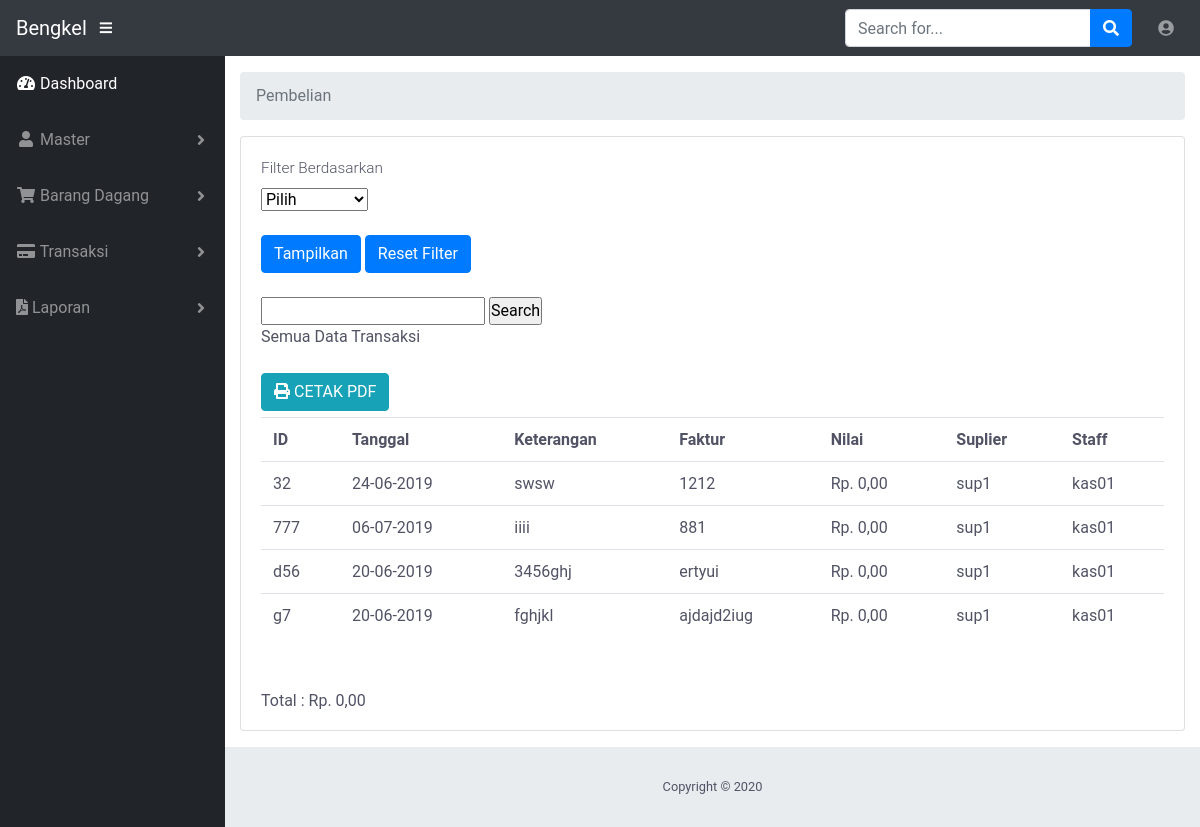
Screenshot of /index.php/pembelian with the database file from the repository.
### tables this page shows
CREATE TABLE `pembelian` (
  `id` varchar(10) NOT NULL,
  `tanggal` datetime NOT NULL,
  `keterangan` varchar(225) NOT NULL,
  `faktur` varchar(10) NOT NULL,
  `nilai` int(11) NOT NULL,
  `suplier` varchar(10) NOT NULL,
  `staff` varchar(10) NOT NULL
);

### application/controllers/Pembelian.php (called while the page is built, shortened)
<?php if ( ! defined('BASEPATH')) exit('No direct script access allowed');
class Pembelian extends CI_Controller {
	public function __construct(){
		$this->load->model('PembelianModel');
        $this->load->model('m_kat');
        $this->load->view('templates/footer');
	}
	public function index(){
        if(isset($_GET['filter']) && ! empty($_GET['filter'])){
            $filter = $_GET['filter'];
            if($filter == '1'){
                $tgl = $_GET['tanggal'];
                $ket = 'Data Transaksi Tanggal '.date('d-m-y', strtotime($tgl));
                $url_cetak = 'pembelian/cetak?filter=1&tanggal='.$tgl;
                $transaksi = $this->PembelianModel->view_by_date($tgl);
            }else if($filter == '2'){
                $bulan = $_GET['bulan'];
                $tahun = $_GET['tahun'];
                $nama_bulan = array('', 'Januari','Februari','Maret','April','Mei','Juni','Juli','Agustus','September','Oktober','November','Desember');
                $ket = 'Data Transaksi Bulan '.$nama_bulan[$bulan].' '.$tahun;
                $url_cetak = 'pembelian/cetak?filter=2&bulan='.$bulan.'&tahun='.$tahun;
                $transaksi = $this->PembelianModel->view_by_month($bulan, $tahun);
            }else{
                $tahun = $_GET['tahun'];
                $ket = 'Data Transaksi Tahun '.$tahun;
                $url_cetak = 'pembelian/cetak?filter=3&tahun='.$tahun;
                $transaksi = $this->PembelianModel->view_by_year($tahun);
            }
        }else{
            $ket = 'Semua Data Transaksi';
            $url_cetak = 'pembelian/cetak';
            $transaksi = $this->PembelianModel->view_all();
        }
		$data['ket'] = $ket;
		$data['url_cetak'] = base_url($url_cetak);
		$data['transaksi'] = $transaksi;
        $data['option_tahun'] = $this->PembelianModel->option_tahun();
        $data['kategori'] = $this->m_kat->view();
		$this->load->view('beli', $data);
	}
}

### index.php (called while the page is built, shortened)
<?php
require_once BASEPATH.'core/CodeIgniter.php';

### application/models/PembelianModel.php (called while the page is built, shortened)
<?php if ( ! defined('BASEPATH')) exit('No direct script access allowed');
class PembelianModel extends CI_Model {
	public function view_all(){
		return $this->db->get("pembelian")->result();
	}
    public function option_tahun(){
        $this->db->select('YEAR(tanggal) AS tahun');
        $this->db->from('pembelian');
        $this->db->order_by('YEAR(tanggal)');
        $this->db->group_by('YEAR(tanggal)');
        return $this->db->get()->result();
    }
}

### application/views/beli.php (the view, shortened to what this page needs)
    <link rel="stylesheet" href="<?php echo base_url('assets/jquery-ui/jquery-ui.min.css'); ?>" />
<body id="page-top">
    <div id="wrapper">
        <div id="content-wrapper">
            <div class="container-fluid">
            <div class="card mb-3">
                <div class="card-body">
                     <div class="table-responsive">
    <form method="get" action="">
        <label>Filter Berdasarkan</label><br>
        <select name="filter" id="filter">
            <option value="">Pilih</option>
        </select>
        <br /><br />
        <button class="btn btn-primary" type="submit">Tampilkan</button>
        <a class="btn btn-primary" href="<?php echo base_url("pembelian"); ?>">Reset Filter</a>
    </form>
    <br/>
    <form action="<?php echo site_url('pembelian/search');?>" method = "post">
        <input type="text" name = "search" />
        <input type="submit" value = "Search" />
    </form>
    <b><?php echo $ket; ?></b><br /><br />
     <a class="btn btn-info" href="<?php echo $url_cetak; ?>"> <i class="fas fa-print"></i> CETAK PDF</a><br />
    <table class="table table-hover" id="dataTable" width="50%" cellspacing="0">
    <tr>
        <th>ID</th>
        <th>Tanggal</th>
        <th>Keterangan</th>
        <th>Faktur</th>
        <th>Nilai</th>
        <th>Suplier</th>
        <th>Staff</th>
    </tr>
     <?php
    if( ! empty($transaksi)){
        foreach($transaksi as $data){
            $tgl = date('d-m-Y', strtotime($data->tanggal));
            echo "<tr>";
            echo "<td>".$data->id."</td>";
            echo "<td>".$tgl."</td>";
            echo "<td>".$data->keterangan."</td>";
            echo "<td>".$data->faktur."</td>";
            ?>
            <td>Rp. <?php echo number_format($data->nilai,2,",",".");?></td>
            <?php
            echo "<td>".$data->suplier."</td>";
            echo "<td>".$data->staff."</td>";
            echo "</tr>";
        }
    }
    ?>
</table>
    <table>
            <?php
                $total=0;
                foreach ($transaksi as $key):?>
                    <?php $total+= $key->nilai ?>
                <?php endforeach ?>
    <tr>
        <br><br>
        <td>Total : Rp. <?php echo number_format($total,2,",","."); ?></td>
    </tr>
    </table>
     </div>
                    </div>
                </div>
            </div>
            </div>
    </div>
</body>

### assets/css/dolands-ux.css (style rules this page uses)
html,body { background: #FFFFFF; color: #515365; font-family: 'Roboto','Helvetica','Calibri'; overflow-x: hidden; height: 100%; width: 100%; -webkit-transition: all 0.4s ease-in-out; -moz-transition: all 0.4s ease-in-out; -ms-transition: all 0.4s ease-in-out; -o-transition: all 0.4s ease-in-out; transition: all 0.4s ease-in-out; }
* { box-sizing: border-box; margin: 0; padding: 0; }
label { font-size: 0.960rem; }
label,p { font-weight: 300; }
b { font-weight: 400; }
a { color: #008AEF; text-decoration: none; }

### rows the page displays
pembelian: id "32", tanggal "24-06-2019", keterangan "swsw", faktur "1212", nilai "0,00", suplier "sup1", staff "kas01"
pembelian: id "777", tanggal "06-07-2019", keterangan "iiii", faktur "881", nilai "0,00", suplier "sup1", staff "kas01"
pembelian: id "d56", tanggal "20-06-2019", keterangan "3456ghj", faktur "ertyui", nilai "0,00", suplier "sup1", staff "kas01"
pembelian: id "g7", tanggal "20-06-2019", keterangan "fghjkl", faktur "ajdajd2iug", nilai "0,00", suplier "sup1", staff "kas01"

### other values shown
$segment "Pembelian"
$ket "Semua Data Transaksi"
$total "0,00"
Date('Y') "2020"
